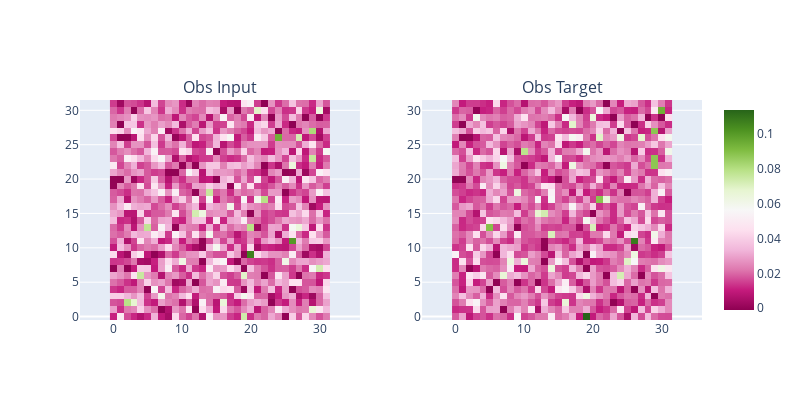

This figure's notebook cell:
### Code cell
compare_images(x_proj_obs[sample_idx], y_proj_obs[sample_idx], titles=["Obs Input", "Obs Target"])

### Figure 1 — Plotly figure (JSON) as saved in the notebook; plotly's stock layout.template omitted (floating-point values rounded to 4 significant figures; data arrays with more than 128 entries replaced by an {"elided": "..."} marker saying what was removed)
{"data": [{"coloraxis": "coloraxis", "hovertemplate": "x: %{x}<br>y: %{y}<br>color: %{z}<extra></extra>", "name": "0", "type": "heatmap", "xaxis": "x", "yaxis": "y", "z": {"elided": "32x32 float values"}}, {"coloraxis": "coloraxis", "hovertemplate": "x: %{x}<br>y: %{y}<br>color: %{z}<extra></extra>", "name": "0", "type": "heatmap", "xaxis": "x2", "yaxis": "y2", "z": {"elided": "32x32 float values"}}], "layout": {"annotations": [{"font": {"size": 16}, "showarrow": false, "text": "Obs Input", "x": 0.225, "xanchor": "center", "xref": "paper", "y": 1, "yanchor": "bottom", "yref": "paper"}, {"font": {"size": 16}, "showarrow": false, "text": "Obs Target", "x": 0.775, "xanchor": "center", "xref": "paper", "y": 1, "yanchor": "bottom", "yref": "paper"}], "height": 400, "width": 800, "xaxis": {"anchor": "y", "domain": [0, 0.45], "scaleanchor": "y"}, "xaxis2": {"anchor": "y2", "domain": [0.55, 1], "scaleanchor": "y2"}, "yaxis": {"anchor": "x", "domain": [0, 1]}, "yaxis2": {"anchor": "x2", "domain": [0, 1]}}}
